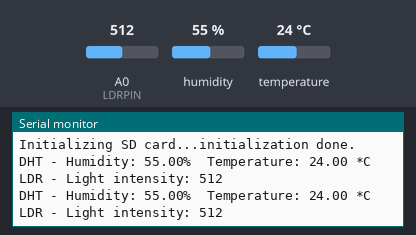
The sketch below on a simulated Arduino Uno, built with avr-gcc and run on an emulated ATmega328P. On the bench: the last lines printed to the serial monitor. Inputs (shaded band) come from the test bench; at power-on: humidity 55 %, A0 (LDRPIN) = 512, temperature 24 °C. The local clock reads 2024-03-15 10:24:30 at power-on unless the sketch sets it; storage starts empty.

Above: at 2.9 s.
3.0 s: humidity set to 22 %
At 4.7 s:
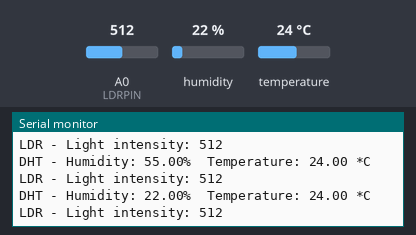
5.7 s: A0 (LDRPIN) set to 716
At 7.3 s:
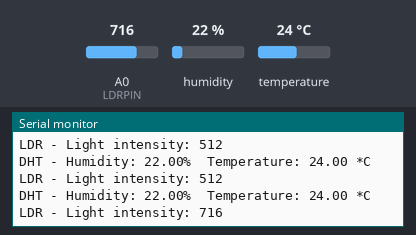
8.4 s: temperature set to 12 °C
At 8.4 s:
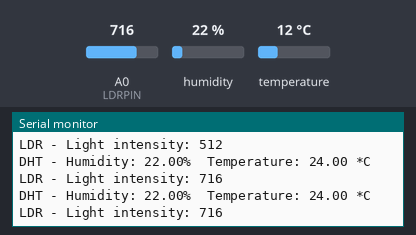
11.1 s: A0 (LDRPIN) set to 900
At 12.7 s:
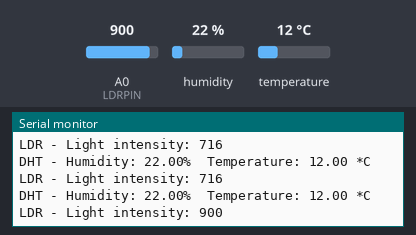
13.8 s: humidity set to 40 %
At 15.3 s:
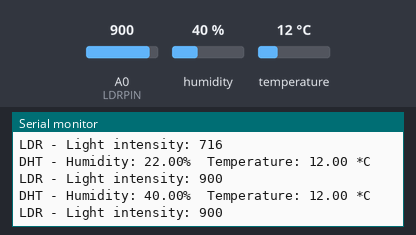
Timing chart, 0 to 16.8 s (numbered marks = the images above; inputs shaded):
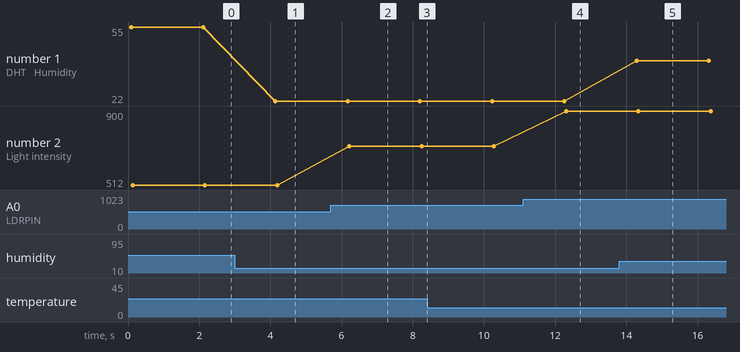

Measured:
- after the input at 3.0 s, the serial monitor: prints a new line after 1.1 s (image 1)
- after the input at 5.7 s, the serial monitor: prints a new line after 0.52 s (image 2)
- after the input at 11.1 s, the serial monitor: prints a new line after 1.2 s (image 4)
- after the input at 13.8 s, the serial monitor: prints a new line after 0.49 s (image 5)
- plotted number 1: 22 → 40 after the input at 13.8 s
- plotted number 2: 512 → 716 after the input at 5.7 s, 716 → 900 after the input at 11.1 s

The sketch:

Teste4_adaptado.ino
```cpp
#include <SPI.h>
#include <SD.h>
#include <Wire.h>
#include <DHT.h>
#include <RTClib.h>

// Definições para o RTC DS3231
RTC_DS3231 rtc;

// Definindo pinos para o sensor DHT22
#define DHTPIN 2
#define DHTTYPE DHT22

// Definindo pino para o sensor LDR
#define LDRPIN A0

// Definindo pino CS para o módulo SD
const int chipSelect = 10;

DHT dht(DHTPIN, DHTTYPE); // Sensor DHT22
int ldrValue = 0; // Valor do sensor LDR

File dataFile;

void setup() {
  Serial.begin(9600);
  Serial.println(F("DHT22, LDR, RTC DS3231 and SD test"));

  // Inicialização dos sensores
  dht.begin();
  Wire.begin();

  if (!rtc.begin()) {
    Serial.println(F("Couldn't find RTC"));
    while (1);
  }

  if (rtc.lostPower()) {
    Serial.println(F("RTC lost power, let's set the time!"));
    rtc.adjust(DateTime(F(__DATE__), F(__TIME__)));
  }

  // Inicialização do módulo SD
  Serial.print(F("Initializing SD card..."));
  if (!SD.begin(chipSelect)) {
    Serial.println(F("initialization failed!"));
    while (1);
  }
  Serial.println(F("initialization done."));
}

void loop() {
  DateTime now = rtc.now();

  // Salva o horário atual no arquivo SD
  dataFile = SD.open("data.txt", FILE_WRITE);
  if (dataFile) {
    dataFile.print(now.year(), DEC);
    dataFile.print('/');
    dataFile.print(now.month(), DEC);
    dataFile.print('/');
    dataFile.print(now.day(), DEC);
    dataFile.print(' ');
    dataFile.print(now.hour(), DEC);
    dataFile.print(':');
    dataFile.print(now.minute(), DEC);
    dataFile.print(':');
    dataFile.print(now.second(), DEC);
    dataFile.println();
  } else {
    Serial.println(F("error opening data.txt"));
    return;
  }

  // Leitura do sensor DHT22----------------------------------
  float h = dht.readHumidity();
  float t = dht.readTemperature();
  if (isnan(h) || isnan(t)) {
    Serial.println(F("Failed to read from DHT sensor!"));
  } else {
    Serial.print(F("DHT - Humidity: "));
    Serial.print(h);
    Serial.print(F("%  Temperature: "));
    Serial.print(t);
    Serial.println(" *C");

    // Escrever no arquivo SD
    if (dataFile) {
      dataFile.print(F("DHT - Humidity: "));
      dataFile.print(h);
      dataFile.print(F("%  Temperature: "));
      dataFile.print(t);
      dataFile.println(" *C");
    } else {
      Serial.println(F("error writing DHT data"));
    }
  }
  //-----------------------------------------------------------

  // Leitura do sensor LDR------------------------------------
  ldrValue = analogRead(LDRPIN);
  Serial.print(F("LDR - Light intensity: "));
  Serial.println(ldrValue);

  // Escrever no arquivo SD
  if (dataFile) {
    dataFile.print(F("LDR - Light intensity: "));
    dataFile.println(ldrValue);
    dataFile.close();
  } else {
    Serial.println(F("error writing LDR data"));
  }
  //-----------------------------------------------------------

  Serial.println();
  delay(2000);
}
```
